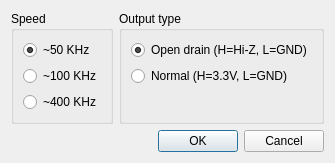
<?xml version="1.0" encoding="UTF-8"?>
<ui version="4.0">
 <class>RawDialog</class>
 <widget class="QDialog" name="RawDialog">
  <property name="geometry">
   <rect>
    <x>0</x>
    <y>0</y>
    <width>298</width>
    <height>151</height>
   </rect>
  </property>
  <property name="windowTitle">
   <string>Raw connection</string>
  </property>
  <layout class="QVBoxLayout" name="verticalLayout_7">
   <item>
    <layout class="QHBoxLayout" name="horizontalLayout">
     <item>
      <widget class="QGroupBox" name="groupSpeed">
       <property name="title">
        <string>Speed</string>
       </property>
       <layout class="QVBoxLayout" name="verticalLayout">
        <item>
         <widget class="QRadioButton" name="radioButton">
          <property name="text">
           <string notr="true">~50 KHz</string>
          </property>
          <property name="checked">
           <bool>true</bool>
          </property>
          <property name="Index" stdset="0">
           <number>1</number>
          </property>
         </widget>
        </item>
        <item>
         <widget class="QRadioButton" name="radioButton_2">
          <property name="text">
           <string notr="true">~100 KHz</string>
          </property>
          <property name="Index" stdset="0">
           <number>2</number>
          </property>
         </widget>
        </item>
        <item>
         <widget class="QRadioButton" name="radioButton_3">
          <property name="text">
           <string notr="true">~400 KHz</string>
          </property>
          <property name="Index" stdset="0">
           <number>3</number>
          </property>
         </widget>
        </item>
        <item>
         <spacer name="verticalSpacer_2">
          <property name="orientation">
           <enum>Qt::Vertical</enum>
          </property>
          <property name="sizeHint" stdset="0">
           <size>
            <width>20</width>
            <height>40</height>
           </size>
          </property>
         </spacer>
        </item>
       </layout>
      </widget>
     </item>
     <item>
      <widget class="QGroupBox" name="groupOutput">
       <property name="title">
        <string>Output type</string>
       </property>
       <layout class="QVBoxLayout" name="verticalLayout_5">
        <item>
         <widget class="QRadioButton" name="radioButton_16">
          <property name="text">
           <string>Open drain (H=Hi-Z, L=GND)</string>
          </property>
          <property name="checked">
           <bool>true</bool>
          </property>
          <property name="Index" stdset="0">
           <number>1</number>
          </property>
         </widget>
        </item>
        <item>
         <widget class="QRadioButton" name="radioButton_15">
          <property name="text">
           <string>Normal (H=3.3V, L=GND)</string>
          </property>
          <property name="Index" stdset="0">
           <number>2</number>
          </property>
         </widget>
        </item>
        <item>
         <spacer name="verticalSpacer_3">
          <property name="orientation">
           <enum>Qt::Vertical</enum>
          </property>
          <property name="sizeHint" stdset="0">
           <size>
            <width>20</width>
            <height>40</height>
           </size>
          </property>
         </spacer>
        </item>
       </layout>
      </widget>
     </item>
    </layout>
   </item>
   <item>
    <widget class="QDialogButtonBox" name="buttonBox">
     <property name="orientation">
      <enum>Qt::Horizontal</enum>
     </property>
     <property name="standardButtons">
      <set>QDialogButtonBox::Cancel|QDialogButtonBox::Ok</set>
     </property>
    </widget>
   </item>
  </layout>
 </widget>
 <resources/>
 <connections>
  <connection>
   <sender>buttonBox</sender>
   <signal>accepted()</signal>
   <receiver>RawDialog</receiver>
   <slot>accept()</slot>
   <hints>
    <hint type="sourcelabel">
     <x>248</x>
     <y>254</y>
    </hint>
    <hint type="destinationlabel">
     <x>157</x>
     <y>274</y>
    </hint>
   </hints>
  </connection>
  <connection>
   <sender>buttonBox</sender>
   <signal>rejected()</signal>
   <receiver>RawDialog</receiver>
   <slot>reject()</slot>
   <hints>
    <hint type="sourcelabel">
     <x>316</x>
     <y>260</y>
    </hint>
    <hint type="destinationlabel">
     <x>286</x>
     <y>274</y>
    </hint>
   </hints>
  </connection>
 </connections>
</ui>
